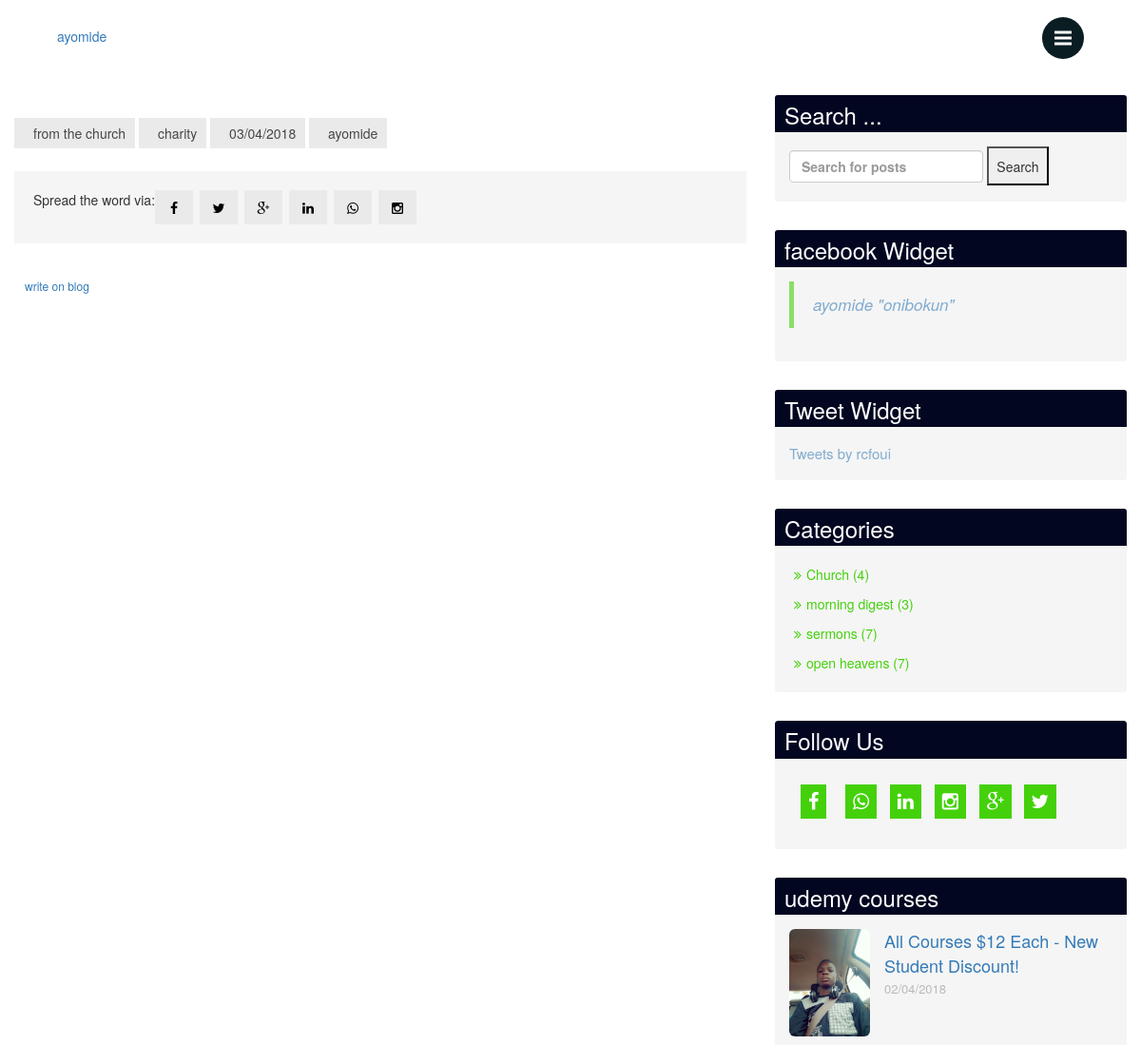
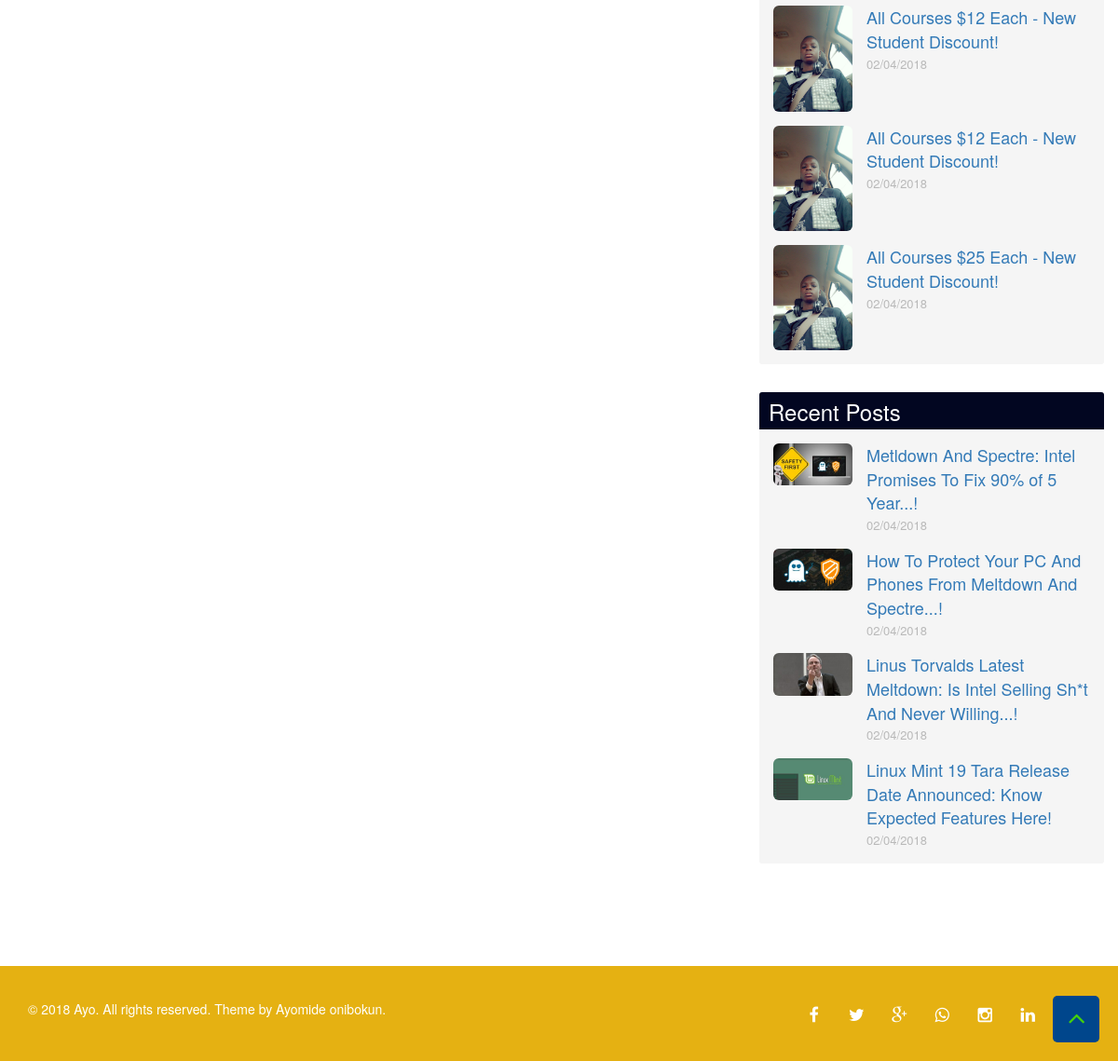
Page /blog-post.php on the committed database (2 pictures, top to bottom).
### tables this page shows
CREATE TABLE `udemy` (
  `id` int(11) NOT NULL,
  `name` text NOT NULL,
  `link` text NOT NULL
);

CREATE TABLE `blog` (
  `id` int(11) NOT NULL,
  `img` longblob,
  `name` text,
  `link` varchar(500) DEFAULT NULL,
  `infop1` text,
  `infop2` text NOT NULL,
  `infop3` text NOT NULL,
  `infop4` text NOT NULL
);

### include/rightbar.php (the view, shortened to what this page needs)
<div class="content-sidebar col-md-4">
                    <aside class="widget widget_search animateIn animated fadeIn" data-animate="fadeIn" style="opacity: 100;">
                        <h3 class="widget-title">Search ...</h3>
                        <form action="" method="post" class="search-form">
                            <label>
                                <input type="search" class="search-field form-control" placeholder="Search for posts" value="" name="search" title="Search for:">
                            </label>
                            <input type="submit" name="submit" value="Search"/>
                        </form>
                    </aside>
                    <aside class="widget widget_text animateIn animated fadeIn" data-animate="fadeIn" style="opacity: 100;">
                        <h3 class="widget-title">facebook Widget</h3>
                        <div class="textwidget">
                            <div class="fb-page" data-href="https://www.facebook.com/ayomideonibokun/" data-tabs="timeline" data-small-header="false" data-adapt-container-width="true" data-hide-cover="false" data-show-facepile="true"><blockquote cite="https://www.facebook.com/ayomideonibokun/" class="fb-xfbml-parse-ignore"><a href="https://www.facebook.com/ayomideonibokun/">ayomide &quot;onibokun&quot;</a></blockquote></div>
                        </div>
                    </aside>
                    <aside class="widget widget_text animateIn animated fadeIn" data-animate="fadeIn" style="opacity: 100;">
                        <h3 class="widget-title">Tweet Widget</h3>
                        <div class="textwidget">
                            <a class="twitter-timeline" height="300" data-width="313" href="https://twitter.com/ayomideonibokun?ref_src=twsrc%5Etfw">Tweets by rcfoui</a>
                        </div>
                    </aside>
                    <aside class="widget widget_categories animateIn animated fadeIn" data-animate="fadeIn" style="opacity: 100;">
                        <h3 class="widget-title">Categories</h3>
                        <ul class="">
                            <li class="cat-item">
                                <a href="#">Church (4)</a>
                            </li>
                            <li class="cat-item">
                                <a href="#">morning digest (3)</a>
                            </li>
                            <li class="cat-item">
                                <a href="#">sermons (7)</a>
                            </li>
                            <li class="cat-item">
                                <a href="#">open heavens (7)</a>
                            </li>
                        </ul>
                    </aside>
                    <aside class="widget widget_social_links animateIn animated fadeIn" data-animate="fadeIn" style="opacity: 100;">
                        <h3 class="widget-title">Follow Us</h3>
                        <div class="social_links">
                            <a href="http://facebook.com/RCFOUI" target="_blank" data-toggle="tooltip" data-placement="top" data-original-title="Facebook">
                                <i class="fa fa-facebook"></i>
                            </a>
                            <a href="#" target="_blank"  data-toggle="whatsapp" data-placement="top" data-original-title="whatsapp">
                                <i class="fa fa-whatsapp"></i>
                            </a>
                            <a href="#" data-toggle="tooltip" data-placement="top" data-original-title="LinkedIn">
                                <i class="fa fa-linkedin"></i>
                            </a>
                            <a href="http://instagram.com/" target="_blank" data-toggle="tooltip" data-placement="top" data-original-title="Instagram">
                                <i class="fa fa-instagram"></i>
                            </a>
                            <a href="http://" target="_blank" data-toggle="tooltip" data-placement="top" data-original-title="Google+">
                                <i class="fa fa-google-plus"></i>
                            </a>
                            <a href="http://twitter.com/RCFOUI" target="_blank" data-toggle="tooltip" data-placement="top" data-original-title="Twitter">
                                <i class="fa fa-twitter"></i>
                            </a>
                        </div>
                    </aside>
                    <aside class="widget widget_recent_entries_with_thumbnail animateIn animated fadeIn" data-animate="fadeIn" style="opacity: 100;">
                        <h3 class="widget-title">udemy courses</h3>
                        <ul>
                              <?php
                   $sql="SELECT * FROM udemy
                        ORDER BY id   DESC LIMIT 4";
            if ($result = mysqli_query($conn, $sql)){
                while ($row=mysqli_fetch_assoc($result)) {
                    echo
                     '
                            <li class="blog-post">
                                <div class="col-md-3 post-thumbnail">
                                    <a href="blog-post.php?epr=udemy&id='.$row['id'].'"><img class="img-rounded" alt="" src="img/me.jpg"></a>
                                </div>
                                <div class="col-md-9 post-details"><a href="blog-post.php?epr=udemy&id='.$row['id'].'">'.$row['name'].'!</a><span class="post-date">02/04/2018</span></div>
                            </li>';}}?>
                        </ul>
                    </aside>
                    <aside class="widget widget_recent_entries_with_thumbnail animateIn animated fadeIn" data-animate="fadeIn" style="opacity: 100;">
                        <h3 class="widget-title">Recent Posts</h3>
                        <ul>
                              <?php
                   $sql="SELECT * FROM blog
                        ORDER BY id   DESC LIMIT 4";
            if ($result = mysqli_query($conn, $sql)){
                while ($row=mysqli_fetch_assoc($result)) {
                    echo
                     '
                            <li class="blog-post">
                                <div class="col-md-3 post-thumbnail">
                                    <a href="blog-post.php?epr=post&id='.$row['id'].'"><img class="img-rounded" alt="" src="upload/'.$row["img"].'"></a>
                                </div>
                                <div class="col-md-9 post-details"><a href="blog-post.php?epr=post&id='.$row['id'].'">'.$row['name'].'!</a><span class="post-date">02/04/2018</span></div>
                            </li>';}}?>
                        </ul>
                    </aside>
                </div>
            </div>

### include/header.php (shortened to what this page needs)
<?php
       $currentlink = $_SERVER['SERVER_NAME'] . $_SERVER['REQUEST_URI'];
?>
<!DOCTYPE html>
<html lang="en">
  <head>
    <link rel="stylesheet" type="text/css" href="fonts/font-awesome/css/font-awesome.css">
    <link href="css/bootstrap.css" rel="stylesheet" />
    <link href="css/rotating-card.css" rel="stylesheet" />
      <link rel="stylesheet" type="text/css" href="css/animate.css">
    <link rel="stylesheet" type="text/css" href="css/style.css">
	<link rel="stylesheet" type="text/css" href="css/responsive.css">
  </head>
  <body>

### include/navbar.php (shortened to what this page needs)
<div class="preloader_hide">
  <header class="header" id="HOME">
    <header>
      <a class="cd-logo" href="#0"><p>ayomide</p></a>
    </header>

### blog-post.php (shortened to what this page needs)
<?php
include 'include/header.php';
include 'include/navbar.php';
?>
	<div id="container" class="main-content">
        <div class="container high-padding">
            <div class="row">
                <div class="col-md-8 main-container">
                    <div class="post-content animateIn animated fadeIn" data-animate="fadeIn" style="opacity: 100;">
                    </div>
                    <div class="post-details animateIn animated fadeIn" data-animate="fadeIn" style="opacity: 100;">
                        <ul class="tags-list">
                            <li><a data-toggle="tooltip" data-placement="top" data-original-title="6 Posts" href="#">from the church</a></li>
                            <li><a data-toggle="tooltip" data-placement="top" data-original-title="9 Posts" href="#">charity</a></li>
                            <li><a data-toggle="tooltip" data-placement="top" data-original-title="6 Posts" href="#">03/04/2018</a></li>
                            <li><a data-toggle="tooltip" data-placement="top" data-original-title="6 Posts" href="#">ayomide </a></li>
                        </ul>
                    </div>
                    <div class="post-footer sharer animateIn animated fadeIn" data-animate="fadeIn" style="opacity: 100;">
                        <div class="share-this-post">
                            <div class="share-title">Spread the word via:</div>
                            <div class="share-via">
                                <div class="social">
                                <?php
                                echo'
                                    <a data-toggle="tooltip" data-placement="top" data-original-title="Share on LinkedIn" href="http://www.facebook.com/sharer/sharer.php?u='.$currentlink.'" target="_blank">
                                        <i class="fa fa-facebook"></i>
                                    </a>';?>
                                </div>
                                <div class="social">
                                    <?php
                                echo'
                                    <a data-toggle="tooltip" data-placement="top" data-original-title="Share on LinkedIn" href="http://www.twitter.com/sharer/sharer.php?u='.$currentlink.'" target="_blank">
                                        <i class="fa fa-twitter"></i>
                                    </a>';?>
                                </div>
                                <div class="social">
                                    <a data-toggle="tooltip" data-placement="top" data-original-title="Share on Google+" href="#">
                                        <i class="fa fa-google-plus"></i>
                                    </a>
                                </div>
                                <div class="social">
                                    <a data-toggle="tooltip" data-placement="top" data-original-title="Share on LinkedIn" href="#">
                                        <i class="fa fa-linkedin"></i>
                                    </a>
                                </div>
                                <div class="social">
                                    <a data-toggle="tooltip" data-placement="top" data-original-title="Share on whatsapp" href="#">
                                        <i class="fa fa-whatsapp"></i>
                                    </a>
                                </div>
                                <div class="social">
                                    <a data-toggle="tooltip" data-placement="top" data-original-title="Share on instagram" href="#">
                                        <i class="fa fa-instagram"></i>
                                    </a>
                                </div>
                            </div>
                        </div>
                    </div>
                     <div class="btn btn-sm btn-primary btn-link">
                                <a href="guest/index.php">write on blog</a>
                            </div>
                </div>
               <?php
                include 'include/rightbar.php';
               ?>
        </div>
    </div>
<?php
        include 'include/footer.php';
        ?>

### include/footer.php (shortened to what this page needs)
            <div id="tf-footer">
            <div class="container">
                <p class="pull-left">© 2018 Ayo. All rights reserved. Theme by Ayomide onibokun.</p>
                <ul class="list-inline social pull-right">
                    <li><a href="http://www.facebook.com/ayomideonibokun"><i class="fa fa-facebook"></i></a></li>
                    <li><a href="http://www.Twitter.com/ayomideonibokun"><i class="fa fa-twitter"></i></a></li>
                    <li><a href="#"><i class="fa fa-google-plus"></i></a></li>
                    <li><a href="#"><i class="fa fa-whatsapp"></i></a></li>
                    <li><a href="http://www.instagram.com/ayomideonibokun"><i class="fa fa-instagram"></i></a></li>
                    <li><a href="#"><i class="fa fa-linkedin"></i></a></li>
                    <li><a href="http://www.Youtube.comm/ayomideonibokun"><i class="fa fa-youtube"></i></a></li>
                </ul>
            </div>
</div>
  <a href="#0" class="cd-nav-trigger">Menu<span class="cd-icon"></span></a>
<a href="javascript:" id="return-to-top" style="display: block;"><i class="fa fa-angle-up"></i></a>
</div>
</body>
</html>

### include/header.php (style rules this page uses)
.preloader_hide { opacity:0; }

### rows in the picture
udemy: name "All Courses $12 Each - New Student Discount"
udemy: name "All Courses $12 Each - New Student Discount"
udemy: name "All Courses $12 Each - New Student Discount"
udemy: name "All Courses $25 Each - New Student Discount"
blog: img (picture), name "Metldown And Spectre: Intel Promises To Fix 90% of 5 Year..."
blog: img (picture), name "How To Protect Your PC And Phones From Meltdown And Spectre..."
blog: img (picture), name "Linus Torvalds Latest Meltdown: Is Intel Selling Sh*t And Never Willing..."
blog: img (picture), name "Linux Mint 19 Tara Release Date Announced: Know Expected Features Here"
